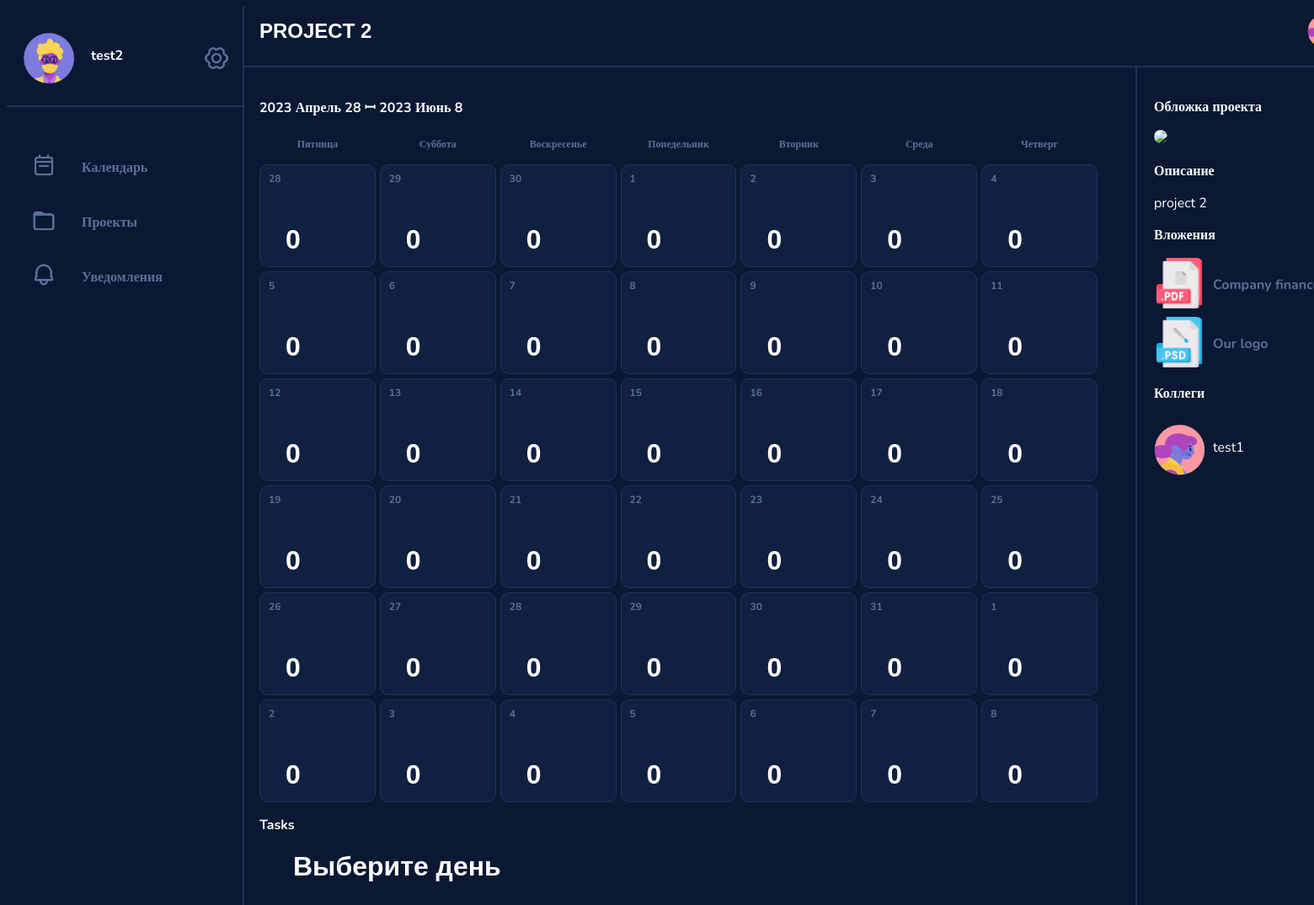
Before: /project_view/2/2 with the older database file.
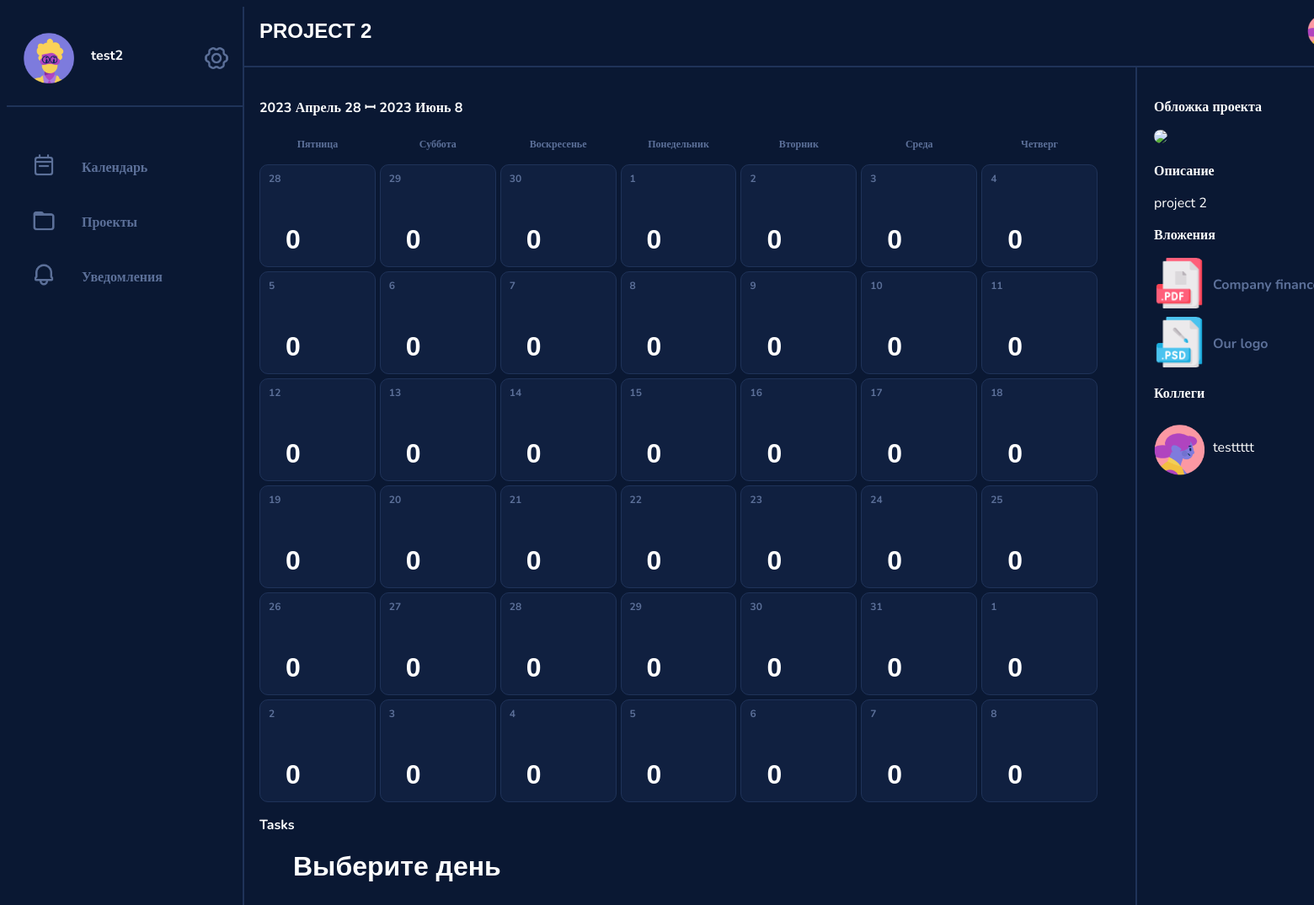
After: the same page with the newer database file.
### data/users.py (models this page shows, shortened)
class User(SqlAlchemyBase, UserMixin, SerializerMixin):
    __tablename__ = 'users'
    id = sqlalchemy.Column(sqlalchemy.Integer, primary_key=True, autoincrement=True)
    login = sqlalchemy.Column(sqlalchemy.String, nullable=True)
    password = sqlalchemy.Column(sqlalchemy.String, nullable=True)
    email = sqlalchemy.Column(sqlalchemy.String, index=True, unique=True, nullable=True)
    phone = sqlalchemy.Column(sqlalchemy.String, index=True, unique=True, nullable=True)
    name = sqlalchemy.Column(sqlalchemy.String, nullable=True)
    birth_date = sqlalchemy.Column(sqlalchemy.DateTime, nullable=True)
    bio = sqlalchemy.Column(sqlalchemy.String, nullable=True)
    projects = sqlalchemy.Column(sqlalchemy.String, nullable=True, default=None)
    tasks = sqlalchemy.Column(sqlalchemy.String, nullable=True, default=None)
    picture = sqlalchemy.Column(sqlalchemy.Integer, nullable=True)

### services/project_view.py (the view)
@blueprint.route('/project_view/<int:user_id>/<int:project_id>', methods=['GET', 'POST'])
def project_view(user_id, project_id):
    db_sess = session.create_session()
    user = db_sess.query(User).get(user_id)
    project = db_sess.query(Project).get(project_id)
    task_list = {}
    collab_list = []
    tasks, dates = taking_tasks(user_id)
    today = datetime.datetime.now()
    weekday = today.weekday()
    delta_time1 = datetime.timedelta(days=42)
    days = {0: "Понедельник", 1: "Вторник", 2: "Среда", 3: "Четверг", 4: "Пятница", 5: "Суббота", 6: "Воскресенье"}
    months = ["Январь", "Февраль", "Март", "Апрель", "Май", "Июнь", "Июль", "Август", "Сентябрь", "Октябрь", "Ноябрь",
              "Декабрь"]
    for i in project.tasks.split(', '):
        task = db_sess.query(Tasks).get(int(i))
        end = str(task.end_date).split()[0]
        end_date = datetime.date(int(end.split('-')[0]), int(end.split('-')[1]), int(end.split('-')[2]))
        print(end_date, today.date(), today.date() + delta_time1)
        for date_id in range(42):
            if today.date() <= end_date < today.date() + delta_time1 and date_id in task_list:
                task_list[(end_date - today.date()).days].append({'description': task.description})
            elif today.date() <= end_date < today.date() + delta_time1:
                task_list[(end_date - today.date()).days] = [{'description': task.description}]
    for i in project.users.split(', '):
        collaborator = db_sess.query(User).get(int(i))
        if int(i) != user_id:
            collab_list.append({'name': collaborator.name, 'img': list_of_avatars[collaborator.picture - 1]})
    return render_template('project_view.html', user_id=user_id, project_id=project_id, list_of_avatars=list_of_avatars,
                           avatar=user.picture, name=user.name, tasks=task_list, description=project.description,
                           title=project.title, img=list_of_img[project.img - 1], collaborators=collab_list, days=days,
                           dates=dates, months=months, len=len, curday=0, curmonth=0, weekday=weekday,
                           year_now=today.year, id=user.id)

### data/db_session.py (called while the page is built, shortened)
def global_init(db_file):
    global __factory
    if __factory:
        return

def create_session() -> Session:
    global __factory
    return __factory()

### services/agenda.py (called while the page is built)
def taking_dates():
    today = datetime.date.today()
    spis1 = []
    spis2 = []
    spis1.append(today)
    spis2.append((today.month, today.day))
    for i in range(1, 42):
        date = datetime.date.today() + datetime.timedelta(days=i)
        spis1.append(date)
        spis2.append((date.month, date.day, date.year))
    return (spis1,
            spis2)  # spis1 - это даты для проверки задач ; spis2 возвращает список

def taking_tasks(user_id):
    session.global_init("db/blogs.db")
    db_sess = session.create_session()
    response = []
    for i in taking_dates()[0]:
        tasks = db_sess.query(Tasks).filter(Tasks.end_date == i, Tasks.users.like(f"%{str(user_id)},%")).all()
        response.append([i.description for i in tasks])
    return (response,
            taking_dates()[1])  # задачи и дни

### templates/project_view.html (shortened to what this page needs)
<!DOCTYPE html>
<html lang="en">
<head>
</head>
<body>
{% extends "base.html" %}
{% block content %}
<div class="viewport">
    <div class="project_view_header">
        <h2>{{title}}</h2>
        <div class="collaborators">
            {% for collaborator in collaborators %}
            <div class="collaborator">
                <img src={{collaborator['img']}}>
            </div>
            {% endfor %}
        </div>
    </div>
    <div class="columns">
        <div class="project_view_content">
            <h3>{{year_now}} {{months[dates[0][0] - 1]}} {{dates[0][1]}} ꟷ {{dates[-1][2]}} {{months[dates[-1][0] - 1]}}
                {{dates[-1][1]}}</h3>
            <div class="large_calendar">
                <div class="week_header">
                    {% for i in range(weekday, weekday + 7) %}
                    <div class="day">
                        <h4>{{days[i%7]}}</h4>
                    </div>
                    {% endfor %}
                </div>
                {% for i in range(6) %}
                <div class="week">
                    {% for j in range(7) %}
                    <div class="day">
                        <h4><a href="/project_view/{{user_id}}/{{project_id}}/{{7 * i + j}}">{{dates[7 * i + j][1]}}</a>
                        </h4>
                        <p>
                        <h1>{{len(tasks[i * 7 + j])}}</h1>
                    </div>
                    {% endfor %}
                </div>
                {% endfor %}
            </div>
            <h3>Tasks</h3>
            <div class="todo_list">
                {% if curday == 0 %}
                <h1>Выберите день</h1>
                {% endif %}
            </div>
        </div>
        <div class="project_info">
            <div class="project_description">
                <h3>Обложка проекта</h3>
                <img src={{img}}>
                <h3>Описание</h3>
                <p>{{description}}</p>
                <h3>Вложения</h3>
                <div class="project_attachments">
                    <div class="project_attachment">
                        <img src="/static/file_types/pdf.png">
                        <h4>Company finances</h4>
                    </div>
                    <div class="project_attachment">
                        <img src="/static/file_types/psd.png">
                        <h4>Our logo</h4>
                    </div>
                </div>
                <h3>Коллеги</h3>
                <div class="list_of_collaborators">
                    {% for collaborator in collaborators %}
                    <div class="linar_collaborator">
                        <img src={{collaborator['img']}}>
                        <p>{{collaborator['name']}}</p>
                    </div>
                    {% endfor %}
                </div>
            </div>
        </div>
    </div>
</div>
{% endblock %}

Changed rows visible on the page:
changed User: name "test1" → "testtttt"
